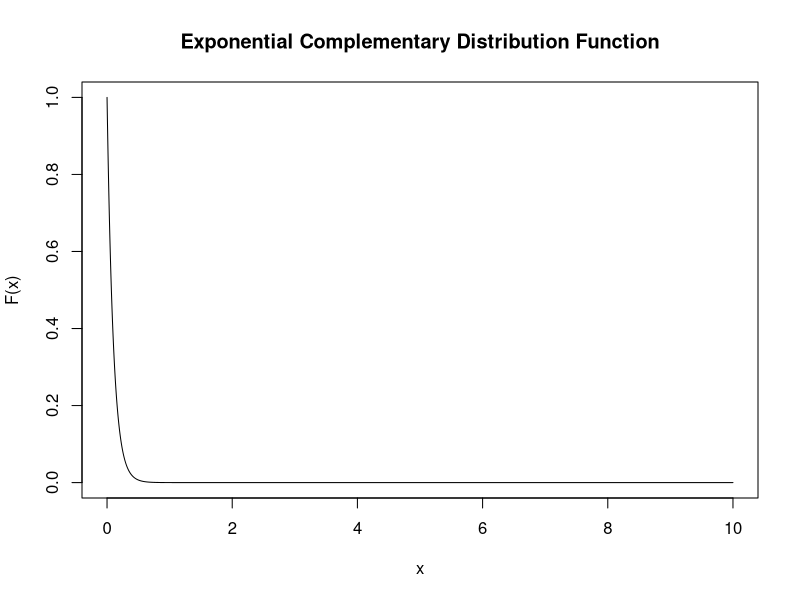

The R source for this figure:
graphingexp <- function()
{
	vals <- seq(0, 10, length = 10000000)

	png(filename = "/Users/apuha/Dropbox/SRPT/Sean/Expcdf3.png",
    		width = 400, height = 400,
			units = "px")

	plot(vals,expcdf(vals),type="s",xlab="x",ylab="F(x)")

	title(main="Exponential Complementary Distribution Function")

	dev.off()
}
expcdf <- function(n)
{
	mu = 10
	value = (exp(1))^(-1 * mu * n)
	value
}
graphingexp()